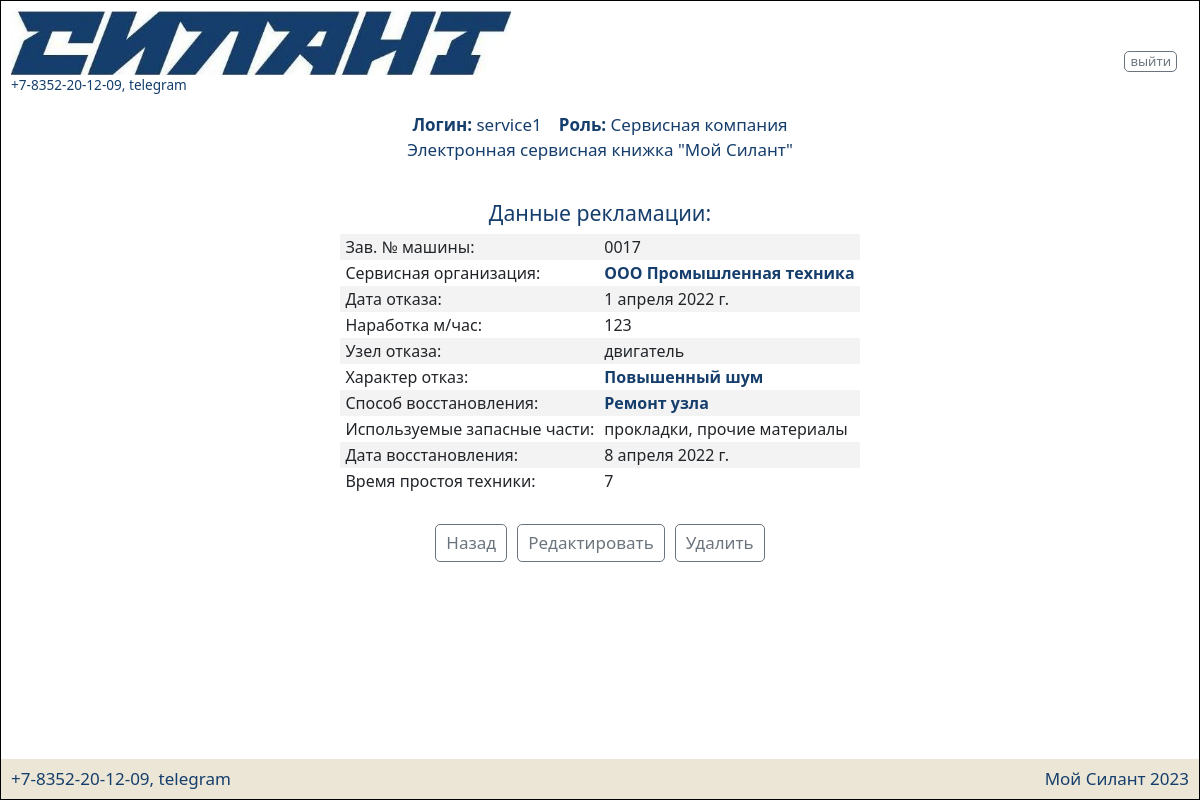
The page /complaints/2 (signed in) on the database its author committed.
### silant/models.py (models this page shows, shortened)
class Complaints(models.Model):
    car = models.ForeignKey(Car, on_delete=models.CASCADE, verbose_name='Машина')
    service_company = models.ForeignKey(Service_company, on_delete=models.CASCADE, verbose_name='Сервисная организация')
    date_of_refusal = models.DateField(verbose_name='Дата отказа')
    operating_time = models.IntegerField(verbose_name='Наработка м/час')
    failure_node = models.TextField(verbose_name='Узел отказа')
    description_failure = models.ForeignKey(Description_failure, on_delete=models.CASCADE, verbose_name='Характер отказа')
    recovery_method = models.ForeignKey(Recovery_method, on_delete=models.CASCADE, verbose_name='Способ восстановления')
    parts_used = models.TextField(blank=True, verbose_name='Используемые запасные части')
    date_of_restoration = models.DateField(verbose_name='Дата восстановления')
    equipment_downtime = models.TextField(verbose_name='Время простоя техники')
    class Meta:
        verbose_name = 'Рекламации'
        verbose_name_plural = 'Рекламации'
        ordering = ['date_of_refusal']

class Car(models.Model):
    factory_number = models.TextField(max_length=17, unique=True, db_index=True, verbose_name='Заводской номер')
    technique_model = models.ForeignKey(Technique_model, on_delete=models.CASCADE, db_index=True, verbose_name='Модель техники')
    engine_model = models.ForeignKey(Engine_model, on_delete=models.CASCADE, db_index=True, verbose_name='Модель двигателя')
    engine_number = models.TextField(max_length=17, verbose_name='Номер двигателя')
    transmission_model = models.ForeignKey(Transmission_model, on_delete=models.CASCADE, db_index=True, verbose_name='Модель трансмиссии')
    transmission_number = models.TextField(max_length=50, verbose_name='Номер трансмиссии')
    drive_axle_model = models.ForeignKey(Drive_axle_model, on_delete=models.CASCADE, db_index=True, verbose_name='Модель ведущего моста')
    drive_axle_number = models.TextField(max_length=50, verbose_name='Номер ведущего моста')
    steerable_axle_model = models.ForeignKey(Steerable_axle_model, on_delete=models.CASCADE, db_index=True, verbose_name='Модель управляемого моста')
    steerable_axle_number = models.TextField(max_length=50, verbose_name='Номер управляемого моста')
    supply_contract = models.TextField(max_length=50, blank=True, verbose_name='Договор поставки №, дата.')
    date_of_shipment_from_the_factory = models.DateField(db_index=True, verbose_name='Дата отгрузки с завода')
    consignee = models.TextField(max_length=50, blank=True, verbose_name='Грузополучатель')
    delivery_address = models.TextField(max_length=300, blank=True, verbose_name='Адрес поставки (эксплуатации)')
    equipment = models.TextField(blank=True, verbose_name='Комплектация (доп. опции)')
    client = models.ForeignKey(CustomUser, on_delete=models.CASCADE, null=True, blank=True, verbose_name='Клиент')
    service_company = models.ForeignKey(Service_company, null=True, on_delete=models.CASCADE, blank=True, verbose_name='Сервисная организация')
    def __str__(self):
        return f'{self.factory_number}'
    class Meta:
        verbose_name = 'Машины'
        verbose_name_plural = 'Машины'
        ordering = ['date_of_shipment_from_the_factory']

class Service_company(models.Model):
    user = models.OneToOneField(CustomUser, on_delete=models.CASCADE, verbose_name='Имя пользователя')
    name = models.TextField(unique=True, verbose_name='Название')
    description = models.TextField(blank=True, verbose_name='Описание')
    def __str__(self):
        return f'{self.name}'
    class Meta:
        verbose_name = 'Сервисные компании'
        verbose_name_plural = 'Сервисные компании'

class Description_failure(models.Model):
    name = models.TextField(verbose_name='Название')
    description = models.TextField(blank=True, verbose_name='Описание')
    def __str__(self):
        return f'{self.name}'
    class Meta:
        verbose_name = 'Характер отказа'
        verbose_name_plural = 'Характер отказа'

class Recovery_method(models.Model):
    name = models.TextField(verbose_name='Название')
    description = models.TextField(blank=True, verbose_name='Описание')
    def __str__(self):
        return f'{self.name}'
    class Meta:
        verbose_name = 'Способ восстановления'
        verbose_name_plural = 'Способ восстановления'

### silant/views.py (the view)
# urls.py: path('complaints/<int:pk>', ComplaintsItem.as_view()),
class ComplaintsItem(PermissionRequiredMixin, DetailView):
    permission_required = 'silant.view_complaints'
    model = Complaints
    template_name = 'complaints_item.html'
    context_object_name = 'complaints'
    def get_context_data(self, *args, **kwargs):
        context = super().get_context_data(*args, **kwargs)
        context['description_failure'] = Description_failure.objects.all()
        context['recovery_method'] = Recovery_method.objects.all()
        context['service_company'] = Service_company.objects.all()
        return context

### silant/templatetags/auth_extras.py (called while the page is built)
@register.filter(name='has_group')
def has_group(user, group_name):
    group = Group.objects.get(name=group_name)
    return True if group in user.groups.all() else False

### silant/templates/complaints_item.html (shortened to what this page needs)
{% extends 'default.html' %}
{% load auth_extras %}
{% load bootstrap5 %}
{% block bootstrap_css %}{% bootstrap_css %}{% bootstrap_javascript %}{% endblock bootstrap_css %}
{% block content %}
<h5 class="center">Данные рекламации:</h5>
<div class="center">
    <table style="border-bottom: none; border-top: none;">
    <tr><td>Зав. №  машины:</td><td>{{ complaints.car }}</td></tr>
    <tr><td>Сервисная организация:</td><td><a href="#" data-bs-toggle="modal" data-bs-target="#service_company"><b>{{ complaints.service_company }}</b></a></td></tr>
    <tr><td>Дата отказа:</td><td>{{ complaints.date_of_refusal }}</td></tr>
    <tr><td>Наработка м/час:</td><td>{{ complaints.operating_time }}</td></tr>
    <tr><td>Узел отказа:</td><td>{{ complaints.failure_node }}</td></tr>
    <tr><td>Характер отказ:</td><td><a href="#" data-bs-toggle="modal" data-bs-target="#description_failure"><b>{{ complaints.description_failure }}</b></a></td></tr>
    <tr><td>Способ восстановления:</td><td><a href="#" data-bs-toggle="modal" data-bs-target="#recovery_method"><b>{{ complaints.recovery_method }}</b></a></td></tr>
    <tr><td>Используемые запасные части:</td><td>{{ complaints.parts_used }}</td></tr>
    <tr><td>Дата восстановления:</td><td>{{ complaints.date_of_restoration }}</td></tr>
    <tr><td>Время простоя техники:</td><td>{{ complaints.equipment_downtime }}</td></tr>
    </table>
</div>
<br>
<div class="center">
    <a href="{% url 'complaints' %}" class="button medium">Назад</a>
    {% if perms.silant.change_complaints %}
        <a href="{{ request.get_full_path }}/edit" class="button medium">Редактировать</a>
    {% endif %}
    {% if perms.silant.delete_complaints %}
        <a href="{{ request.get_full_path }}/delete" class="button medium">Удалить</a>
    {% endif %}
</div>
{% endblock content %}

### silant/templates/fragments/username_group.html
{% load auth_extras %}
{% if user.is_authenticated %}
    <div class="center">
        <div><b>Логин:</b> {{ user.username }}&emsp;</div>
        <div>
            <b>Роль:</b>
            {% if request.user|has_group:"client" %}
                Клиент
            {% elif request.user|has_group:"service" %}
                Сервисная компания
            {% elif request.user|has_group:"manager" %}
                Менеджер
            {% elif request.user|has_group:"admin" %}
                Администратор
            {% endif %}
        </div>
    </div>
{% else %}
        <div class="center"><p>Вы не авторизовались</p></div>
{% endif %}

### static/css/style.css (style rules this page uses)
:root { --silant_black: #163E6C; --silant_red: #D20A11; --silant_beige: #EBE6D6; --silant_grey: #6c757d; --silant_light_grey: #e6e6e6; --silant_cell_grey: #f3f3f3; }
* { margin: 0; padding: 0; }
html { font-family: "PT-Astra-Sans_Regular"; line-height: 1.5; -webkit-text-size-adjust: 100%; -ms-text-size-adjust: 100%; -moz-text-size-adjust: 100%; -ms-overflow-style: scrollbar; -webkit-tap-highlight-color: rgba(0, 0, 0, 0); }
body { height: 100%; font-weight: 400; line-height: 1.5; color: var(--silant_black); }
h1, h2, h3, h4, h5, h6 { margin-top: 0; margin-bottom: 0.5rem; }
a { text-decoration: none !important; }
table { border-bottom: 1px solid var(--silant_grey); border-top: 1px solid var(--silant_grey); border-collapse: collapse; text-align: left; border-spacing: 0; display: block; overflow-x: auto; max-width: fit-content; margin: auto; }
table a { text-decoration: none; color: var(--silant_black); }
th,td { padding: 2px 5px; border-right: 1px solid var(--silant_grey); border-left: 1px solid var(--silant_grey); }
tr:nth-child(odd) { background: var(--silant_cell_grey); }
.center { display: -webkit-flex; display: flex; justify-content: center; text-align: center; }
.button { border: 1px solid var(--silant_grey); display: inline-block; text-decoration: none; border-radius: 5px; color: var(--silant_grey); background: transparent; cursor: pointer; }
.button.medium { padding: 5px 10px; margin: 5px; }

### static/css/mobile.css (style rules this page uses)
html { font-size: 15px; }

### static/css/760.css (style rules this page uses)
html { font-size: 17px; }

### static/css/360.css (style rules this page uses)
html { font-size: 15px; }

### static/css/1366.css (style rules this page uses)
html { font-size: 18px; }

### static/css/1536.css (style rules this page uses)
html { font-size: 19px; }

### rows shown on the page
Complaints: car "0017", service_company "ООО Промышленная техника", date_of_refusal "1 апреля 2022 г.", operating_time "123", failure_node "двигатель", description_failure "Повышенный шум", recovery_method "Ремонт узла", parts_used "прокладки, прочие материалы", date_of_restoration "8 апреля 2022 г.", equipment_downtime "7"

### other values the page prints
{{ user.username }} "service1"
